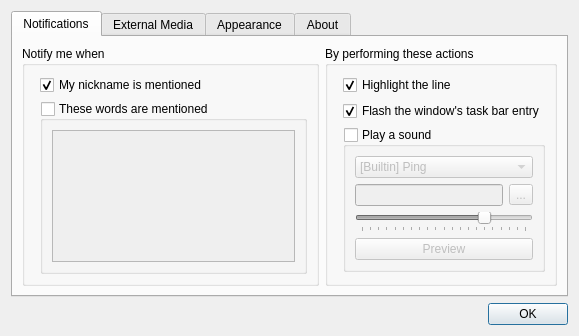
<?xml version="1.0" encoding="UTF-8"?>
<ui version="4.0">
 <class>Preferences</class>
 <widget class="QDialog" name="Preferences">
  <property name="geometry">
   <rect>
    <x>0</x>
    <y>0</y>
    <width>579</width>
    <height>336</height>
   </rect>
  </property>
  <property name="windowTitle">
   <string>Preferences</string>
  </property>
  <layout class="QVBoxLayout" name="verticalLayout">
   <item>
    <widget class="QTabWidget" name="tabWidget">
     <property name="tabPosition">
      <enum>QTabWidget::North</enum>
     </property>
     <property name="tabShape">
      <enum>QTabWidget::Rounded</enum>
     </property>
     <property name="currentIndex">
      <number>0</number>
     </property>
     <widget class="QWidget" name="tab">
      <attribute name="title">
       <string>Notifications</string>
      </attribute>
      <layout class="QHBoxLayout" name="horizontalLayout">
       <item>
        <widget class="QGroupBox" name="formGroupBox_2">
         <property name="title">
          <string>Notify me when</string>
         </property>
         <layout class="QFormLayout" name="formLayout_2">
          <item row="0" column="1">
           <widget class="QCheckBox" name="checkBox_2">
            <property name="text">
             <string>My nickname is mentioned</string>
            </property>
            <property name="checked">
             <bool>true</bool>
            </property>
           </widget>
          </item>
          <item row="1" column="1">
           <widget class="QGroupBox" name="groupBox_3">
            <property name="title">
             <string>These words are mentioned</string>
            </property>
            <property name="checkable">
             <bool>true</bool>
            </property>
            <property name="checked">
             <bool>false</bool>
            </property>
            <layout class="QVBoxLayout" name="verticalLayout_4">
             <item>
              <widget class="QPlainTextEdit" name="plainTextEdit"/>
             </item>
            </layout>
           </widget>
          </item>
         </layout>
        </widget>
       </item>
       <item>
        <widget class="QGroupBox" name="formGroupBox">
         <property name="title">
          <string>By performing these actions</string>
         </property>
         <layout class="QFormLayout" name="formLayout">
          <item row="0" column="1">
           <widget class="QCheckBox" name="checkBox_3">
            <property name="text">
             <string>Highlight the line</string>
            </property>
            <property name="checked">
             <bool>true</bool>
            </property>
           </widget>
          </item>
          <item row="1" column="1">
           <widget class="QCheckBox" name="checkBox">
            <property name="text">
             <string>Flash the window's task bar entry</string>
            </property>
            <property name="checked">
             <bool>true</bool>
            </property>
           </widget>
          </item>
          <item row="2" column="1">
           <widget class="QGroupBox" name="groupBox">
            <property name="title">
             <string>Play a sound</string>
            </property>
            <property name="checkable">
             <bool>true</bool>
            </property>
            <property name="checked">
             <bool>false</bool>
            </property>
            <layout class="QVBoxLayout" name="verticalLayout_2">
             <item>
              <widget class="QComboBox" name="comboBox">
               <item>
                <property name="text">
                 <string>[Builtin] Ping</string>
                </property>
               </item>
               <item>
                <property name="text">
                 <string>[Builtin] nothings</string>
                </property>
               </item>
               <item>
                <property name="text">
                 <string>Custom</string>
                </property>
               </item>
              </widget>
             </item>
             <item>
              <layout class="QHBoxLayout" name="horizontalLayout_2">
               <item>
                <widget class="QLineEdit" name="lineEdit"/>
               </item>
               <item>
                <widget class="QToolButton" name="toolButton">
                 <property name="text">
                  <string>...</string>
                 </property>
                </widget>
               </item>
              </layout>
             </item>
             <item>
              <widget class="QSlider" name="horizontalSlider">
               <property name="maximum">
                <number>100</number>
               </property>
               <property name="value">
                <number>75</number>
               </property>
               <property name="orientation">
                <enum>Qt::Horizontal</enum>
               </property>
               <property name="invertedAppearance">
                <bool>false</bool>
               </property>
               <property name="invertedControls">
                <bool>false</bool>
               </property>
               <property name="tickPosition">
                <enum>QSlider::TicksBelow</enum>
               </property>
               <property name="tickInterval">
                <number>5</number>
               </property>
              </widget>
             </item>
             <item>
              <widget class="QPushButton" name="pushButton">
               <property name="text">
                <string>Preview</string>
               </property>
              </widget>
             </item>
            </layout>
           </widget>
          </item>
         </layout>
        </widget>
       </item>
      </layout>
     </widget>
     <widget class="QWidget" name="tab_3">
      <attribute name="title">
       <string>External Media</string>
      </attribute>
      <layout class="QHBoxLayout" name="horizontalLayout_3">
       <item>
        <widget class="QGroupBox" name="formGroupBox_2">
         <property name="title">
          <string>Images</string>
         </property>
         <layout class="QFormLayout" name="formLayout_5">
          <item row="0" column="1">
           <widget class="QRadioButton" name="radioButton">
            <property name="text">
             <string>Never download images</string>
            </property>
           </widget>
          </item>
          <item row="1" column="1">
           <widget class="QRadioButton" name="radioButton_2">
            <property name="text">
             <string>Download images from known sites</string>
            </property>
           </widget>
          </item>
          <item row="2" column="1">
           <widget class="QRadioButton" name="radioButton_3">
            <property name="text">
             <string>Download all images</string>
            </property>
           </widget>
          </item>
          <item row="3" column="1">
           <widget class="QCheckBox" name="checkBox_5">
            <property name="text">
             <string>Auto-expand downloaded images</string>
            </property>
           </widget>
          </item>
          <item row="4" column="1">
           <widget class="QPushButton" name="pushButton_3">
            <property name="text">
             <string>Customize Site List</string>
            </property>
           </widget>
          </item>
         </layout>
        </widget>
       </item>
       <item>
        <widget class="QGroupBox" name="formGroupBox">
         <property name="title">
          <string>Source code snippets</string>
         </property>
         <layout class="QFormLayout" name="formLayout_4">
          <item row="0" column="1">
           <widget class="QRadioButton" name="radioButton_4">
            <property name="text">
             <string>Never download code snippets</string>
            </property>
           </widget>
          </item>
          <item row="1" column="1">
           <widget class="QRadioButton" name="radioButton_5">
            <property name="text">
             <string>Download code from known sites</string>
            </property>
           </widget>
          </item>
          <item row="2" column="1">
           <widget class="QCheckBox" name="checkBox_6">
            <property name="text">
             <string>Syntax highlighting</string>
            </property>
           </widget>
          </item>
          <item row="3" column="1">
           <widget class="QCheckBox" name="checkBox_7">
            <property name="text">
             <string>Auto-expand downloaded snippets</string>
            </property>
           </widget>
          </item>
          <item row="4" column="1">
           <widget class="QPushButton" name="pushButton_2">
            <property name="text">
             <string>Customize Site List</string>
            </property>
           </widget>
          </item>
         </layout>
        </widget>
       </item>
      </layout>
     </widget>
     <widget class="QWidget" name="tab_2">
      <attribute name="title">
       <string>Appearance</string>
      </attribute>
      <layout class="QHBoxLayout" name="horizontalLayout_4">
       <item>
        <widget class="QGroupBox" name="groupBox_2">
         <property name="title">
          <string>Fonts</string>
         </property>
         <property name="alignment">
          <set>Qt::AlignRight|Qt::AlignTrailing|Qt::AlignVCenter</set>
         </property>
         <layout class="QFormLayout" name="formLayout_3">
          <item row="0" column="0">
           <widget class="QFontComboBox" name="fontComboBox"/>
          </item>
          <item row="0" column="1">
           <widget class="QDoubleSpinBox" name="doubleSpinBox">
            <property name="maximumSize">
             <size>
              <width>80</width>
              <height>16777215</height>
             </size>
            </property>
            <property name="suffix">
             <string>pt</string>
            </property>
           </widget>
          </item>
          <item row="1" column="0">
           <widget class="QComboBox" name="comboBox_2">
            <property name="minimumSize">
             <size>
              <width>140</width>
              <height>0</height>
             </size>
            </property>
            <item>
             <property name="text">
              <string>Default Hinting</string>
             </property>
            </item>
            <item>
             <property name="text">
              <string>No Hinting</string>
             </property>
            </item>
            <item>
             <property name="text">
              <string>Vertical Hinting</string>
             </property>
            </item>
            <item>
             <property name="text">
              <string>Full Hinting</string>
             </property>
            </item>
           </widget>
          </item>
          <item row="1" column="1">
           <widget class="QCheckBox" name="checkBox_4">
            <property name="text">
             <string>Anti-alias</string>
            </property>
           </widget>
          </item>
         </layout>
        </widget>
       </item>
      </layout>
     </widget>
     <widget class="QWidget" name="tab_4">
      <attribute name="title">
       <string>About</string>
      </attribute>
     </widget>
    </widget>
   </item>
   <item>
    <widget class="QDialogButtonBox" name="buttonBox">
     <property name="orientation">
      <enum>Qt::Horizontal</enum>
     </property>
     <property name="standardButtons">
      <set>QDialogButtonBox::Ok</set>
     </property>
    </widget>
   </item>
  </layout>
 </widget>
 <resources/>
 <connections>
  <connection>
   <sender>buttonBox</sender>
   <signal>accepted()</signal>
   <receiver>Preferences</receiver>
   <slot>accept()</slot>
   <hints>
    <hint type="sourcelabel">
     <x>248</x>
     <y>254</y>
    </hint>
    <hint type="destinationlabel">
     <x>157</x>
     <y>274</y>
    </hint>
   </hints>
  </connection>
  <connection>
   <sender>buttonBox</sender>
   <signal>rejected()</signal>
   <receiver>Preferences</receiver>
   <slot>reject()</slot>
   <hints>
    <hint type="sourcelabel">
     <x>316</x>
     <y>260</y>
    </hint>
    <hint type="destinationlabel">
     <x>286</x>
     <y>274</y>
    </hint>
   </hints>
  </connection>
 </connections>
</ui>
